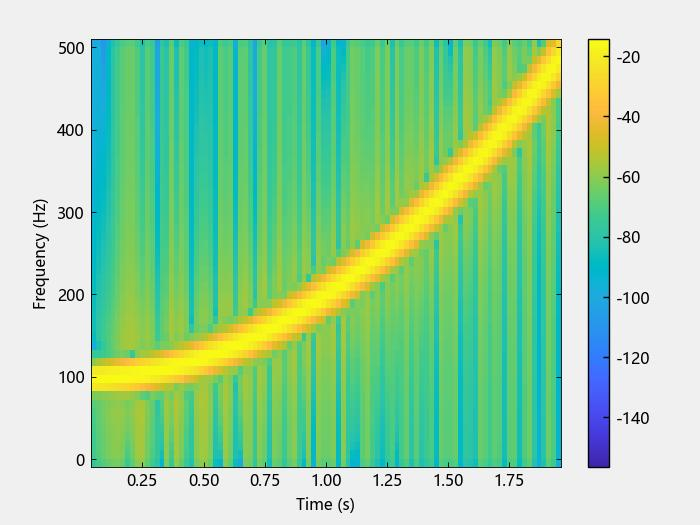

Julia code for this plot:
# 频谱图和瞬时频率
using TySignalProcessing
using TyPlot
fs = 1000
t = 0:(1 / fs):(2 - 1 / fs)
y = chirp(t, 100, 1, 200, "quadratic")

figure()
spectrogram(y, 100, 80, 100, fs, "yaxis"; plotfig=true)
